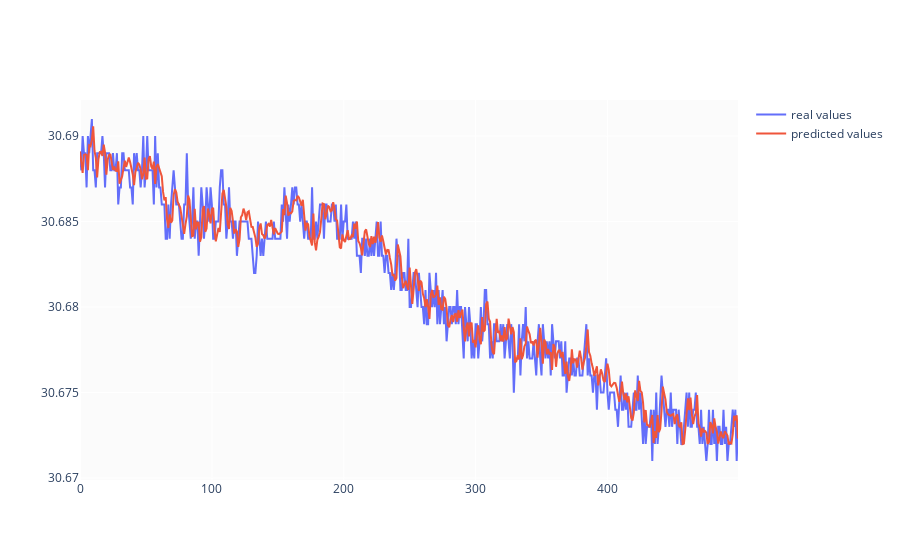

Here is the notebook cell this chart was saved with:
### Markdown cell above
# Results

### Code cell
pred = predict( model , valid_dataset )
val_data = val_data.iloc[window_size:]
val_data['WL_pct_hat'] = pred / 100 
val_data['WL_hat'] = val_data['Water Level_previous'] * (1+val_data['WL_pct_hat'] )


fig = make_subplots()
fig.add_trace(go.Scatter( y=val_data.iloc[:500]['Water Level'].values, name='real values'))
fig.add_trace(go.Scatter( y=val_data.iloc[:500]['WL_hat'].values ,name='predicted values'))
fig.show()

### Figure 1 — Plotly figure (JSON) as saved in the notebook; plotly's stock layout.template omitted (floating-point values rounded to 4 significant figures; data arrays with more than 128 entries replaced by an {"elided": "..."} marker saying what was removed)
{"data": [{"name": "real values", "type": "scatter", "y": {"elided": "500 float values"}}, {"name": "predicted values", "type": "scatter", "y": {"elided": "500 float values"}}], "layout": {"xaxis": {"anchor": "y", "domain": [0, 1]}, "yaxis": {"anchor": "x", "domain": [0, 1]}}}
